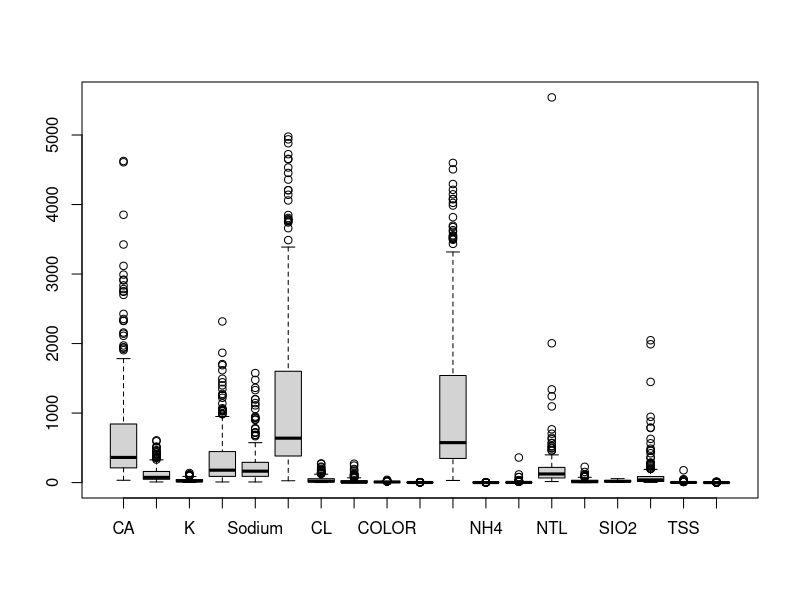
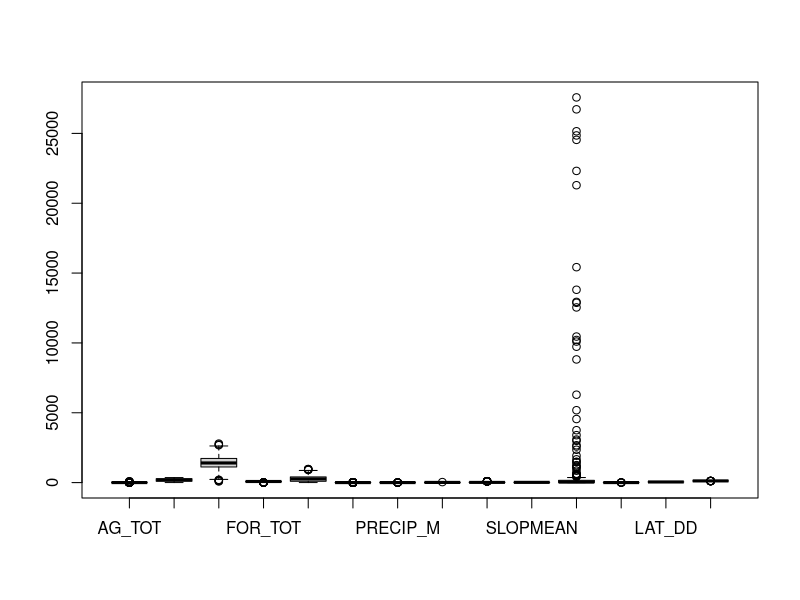
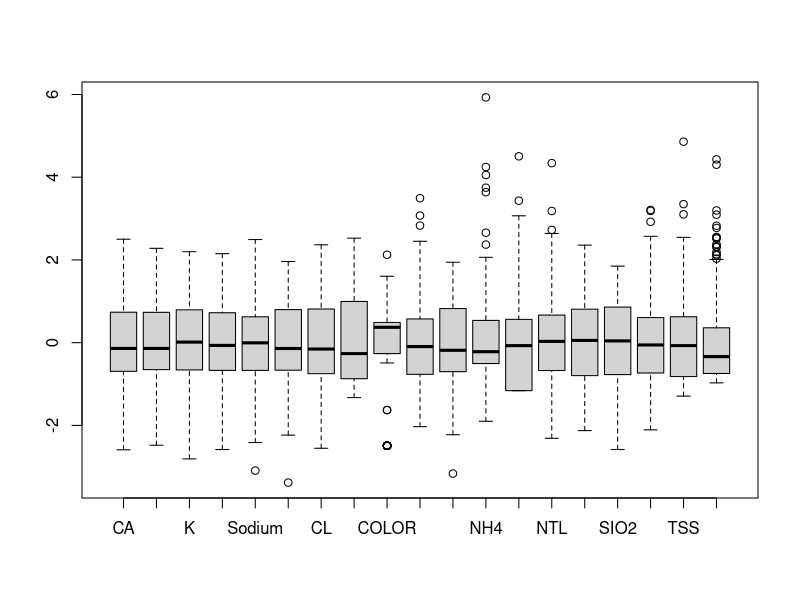
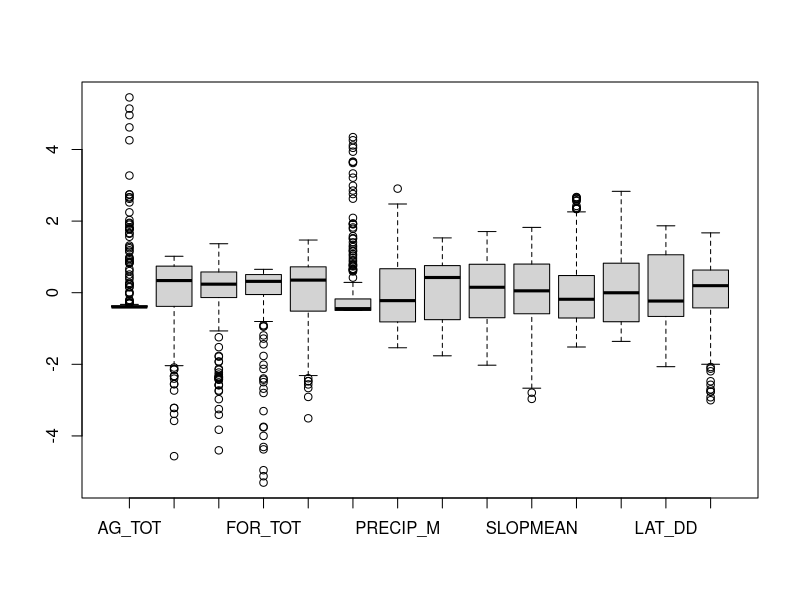

Recreate these plots in R, in order. (Note: this script raises an error after producing the figures.)
#Bern Romey 08Feb15, hw3rda portion.  Lecture 6 & 7 slide presentation

#Data
#----
dta <- read.csv("wemap_pnw_rda_HW.csv")
pnw <- na.omit(dta) #remove missing data
rm(dta)
str(pnw)

#Centered to zero with Z-score
wq <-pnw[c(2:20)] #water quality variables (unconstrained)
ws <-pnw[c(21:34)]#watershed variables (constrained)
boxplot(wq)
boxplot(ws)
#log transformed, centered to Z-score
wq.l <-log(wq+1) #water quality variables (dependant/response)
ws.l <-log(ws+1) #watershed variables (independant/explanatory)
boxplot(scale(wq.l))
boxplot(scale(ws.l))

cor.matrix(wq.l)
cor.matrix(ws.l)


#RDA
#----
library(vegan)
library(MASS)
mod<-rda(wq.l~.,data=ws.l, scale=T) #Full RDA model

plot(mod, type="n") #triplot
points(mod, pch=21, col="darkgreen", bg="lightgrey", cex=1.2)
text(mod, dis="cn", col="red")
text(mod, "species", col="black", cex=0.8)
#water quality response variable(Y=black) letters, watershed explanatory variable are (X=red) vectors, and sites are green/grey dots.


#1 RDA Full model
mod #Inertia is variance (Lec 6)
#How well two matrices are associated? (constrained inertia)

summary(mod) #Species scores is eigenvectors

#Is the RDA model relationship between the two matrices significant?	(anova.cca: global permutation test)
#Can the RDA model be reduced?(step selection with AIC plus VIF)
anova.cca(mod) #yes, p-value = 0.001                 

#----

#Can the RDA model be reduced?
vif.cca(mod)#Redundancy among species (Veriance Inflation Factor)
# VIF > 4 or 5 suggests multi-collinearity; VIF > 10 is strong evidence 
#that collinearity is affecting the regression coefficients.

#Selection procedure (AIC approach)- Hybrid approach, search method that compares models sequentially

#Full model (with all Xs):
rda.ws<-rda(wq.l ~.,data=ws.l,scale=T)
#Null model (with no Xs):
rda.0<-rda(wq.l ~1, data=ws.l, scale=T)
#Hybrid selection:
rda.1<-step(rda.0, scope=formula(rda.ws))

#----

#Run VIF again on new selection.  See if there are any multi-col > 5
#If yes, regress and drop higher ones that are correlated
ws.l1 <-ws.l[,-c(2,5)]
rda.1<-rda(wq.l ~.,data=ws.l1,scale=T)
vif.cca(rda.1) #All multi-col < 5

#2 RDA reduced model
#How well two matrices are associated? (constrained inertia)
rda.1 #Inertia is variance (Lec 6)
#How well two matrices are associated? (constrained inertia)
summary(rda.1)#Species scores is eigenvectors


#Is the reduced RDA model relationship between the two matrices significant?  (anova.cca: global permutation test)
anova.cca(rda.1, step=1000)

#How many RDA axes are significant? (anova.cca: by “axis”)
anova.cca(rda.ws,by='axis', step=1000)

plot(rda.1, type="n") #triplot
points(rda.1, pch=21, col="darkgreen", bg="lightgrey", cex=1.2)
text(rda.1, dis="cn", col="red")
text(rda.1, "species", col="black", cex=0.8)



